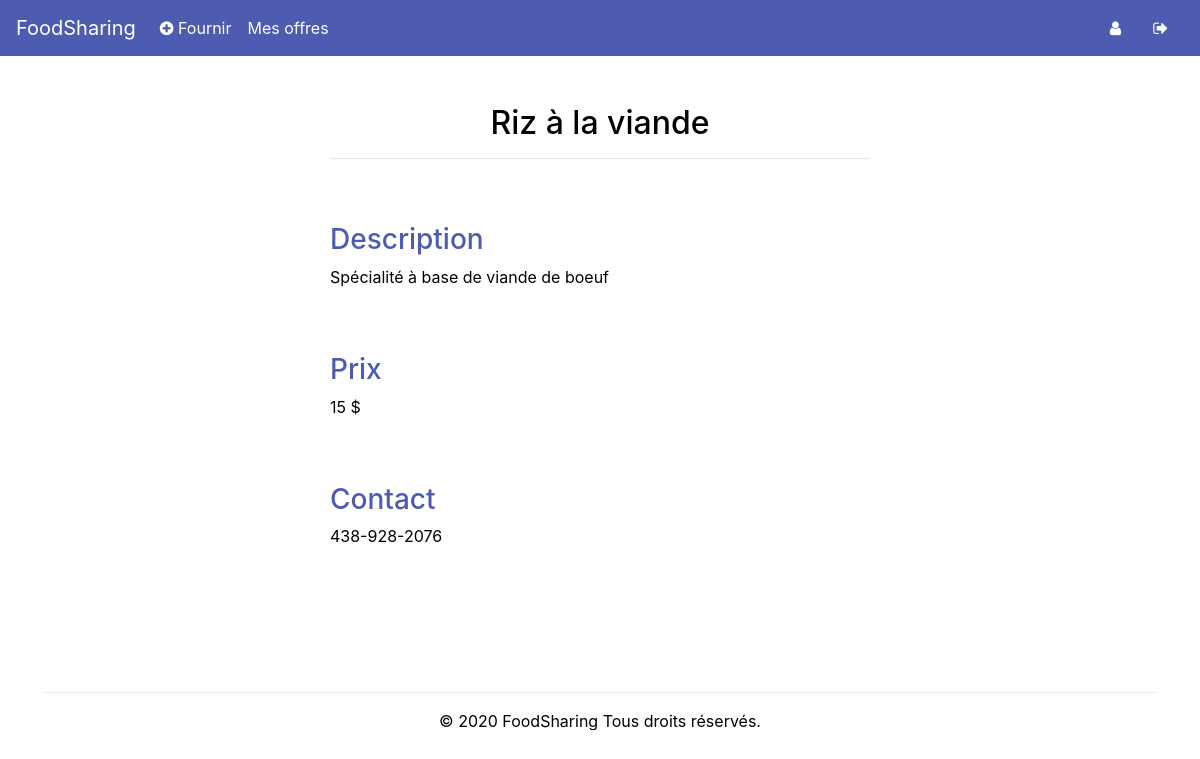
The app's page /offer/2 (signed in) with its own data.
### tables this page shows
CREATE TABLE Offers (
    offer_id INTEGER PRIMARY KEY,
    offer_categorie_id INTEGER,
    offer_user_id INTEGER,
    offer_title varchar(255) NOT NULL,
    offer_description varchar(255) NOT NULL,
    offer_price varchar(255) NOT NULL,
    FOREIGN KEY(offer_categorie_id) REFERENCES Categories(categorie_id),
    FOREIGN KEY(offer_user_id) REFERENCES regularsUsers(user_id)
);

CREATE TABLE regularsUsers (
    user_id INTEGER PRIMARY KEY,
    first_name varchar(255) NOT NULL,
    last_name varchar(255) NOT NULL,
    email varchar(255) NOT NULL UNIQUE,
    password varchar(255) NOT NULL
, phonenumber VARCHAR(255), status varchar(255) default 'Actif');

### app.py (the view)
@app.route('/offer/<id>')
def access_offer_info(id):
    if session.get("id") is None:
        return redirect('/')
    else:
        db = Database()
        offer_info = db.get_offer_by_id(id)
        user = db.get_user_by_id(offer_info[2])
        role = session.get("role")
        db.disconnect()
        return render_template('offer.html', year=now, offer_info=offer_info, user=user, role=role[0])

### database.py (called while the page is built)
    def get_connection(self):
        if self.connection is None:
            try:
                self.connection = sqlite3.connect('database/users.db')
            except sqlite3.Error as error:
                print("Failed to insert Python variable into sqlite table", error)
        return self.connection

    def disconnect(self):
        if self.connection is not None:
            self.connection.close()

    def get_user_by_id(self, id):
        connect = self.get_connection()
        cur = connect.cursor()
        cur.execute("SELECT * FROM regularsUsers WHERE user_id= ?", (id,))
        result = cur.fetchone()
        if result is None:
            return None
        else:
            return result

    def get_offer_by_id(self, offer_id):
        connect = self.get_connection()
        cur = connect.cursor()
        cur.execute("SELECT * FROM Offers WHERE offer_id = ?", (offer_id,))
        result = cur.fetchone()
        if result is None:
            return None
        else:
            return result

### templates/offer.html (shortened to what this page needs)
<!DOCTYPE html>
 <html class="not-ie no-js" lang="fr">
    <head>
        <link href="https://stackpath.bootstrapcdn.com/bootstrap/4.3.1/css/bootstrap.min.css" rel="stylesheet">
        <link href="/static/css/HomeStyle.css" rel="stylesheet">
        <link rel="stylesheet" href="https://cdnjs.cloudflare.com/ajax/libs/font-awesome/4.7.0/css/font-awesome.min.css">
    </head>
    <body>
            <nav class="navbar navbar-expand-lg navbar-light" style="background-color:#4d5cb1;">
                  <a class="navbar-brand" href="/" style="color:white!important;">FoodSharing</a>
                <div class="collapse navbar-collapse" id="navbarText">
                <ul class="navbar-nav mr-auto">
                  <li class="nav-item">
                    <a class="nav-link" href="/add_offer" style="color:white!important;"><i class="fa fa-plus-circle" aria-hidden="true"></i> Fournir</a>
                  </li>
                  <li class="nav-item">
                    <a class="nav-link" href="/my_offers" style="color:white!important;">Mes offres</a>
                  </li>
                </ul>
                <a class="nav-link" href="/profile" style="color:white!important;"><span class="sr-only">(current)</span><i class="fa fa-user" aria-hidden="true"></i></a>
                <a class="nav-link" href="/disconnect" style="color:white!important;"><i class="fa fa-sign-out" aria-hidden="true"></i></a>
              </div>
            </nav>
            <div class="container">
                <div class="row">
                    <div class="col-md-6" style="margin: 0 auto;">
                        <h2 class="text-center" style="padding-top:3rem;">{{ offer_info[3] }}</h2><hr/>
                        <h3 style="padding-top:3rem;color: #4d5cb1;">Description</h3>
                        <p>{{ offer_info[4] }}</p>
                        <h3 style="padding-top:3rem;color: #4d5cb1;">Prix</h3>
                        <p>{{ offer_info[5] }} $</p>
                        <h3 style="padding-top:3rem;color: #4d5cb1;">Contact</h3>
                        <p>{{ user[5] }}</p>
                    </div>
                </div>
				<div class="text-center footer">
                    <hr/>
		            <p>© {{ year }} FoodSharing Tous droits réservés.</p>
		        </div>
			</div>
    </body>

### static/css/HomeStyle.css (style rules this page uses)
body { background-color: #ffffff; color: black; }
.footer { margin-top:8rem; color:black; }

### records on screen
Offers: offer_title "Riz à la viande", offer_description "Spécialité à base de viande de boeuf", offer_price "15"
regularsUsers: phonenumber "438-928-2076"

### other values on screen
{{ year }} "2020"
